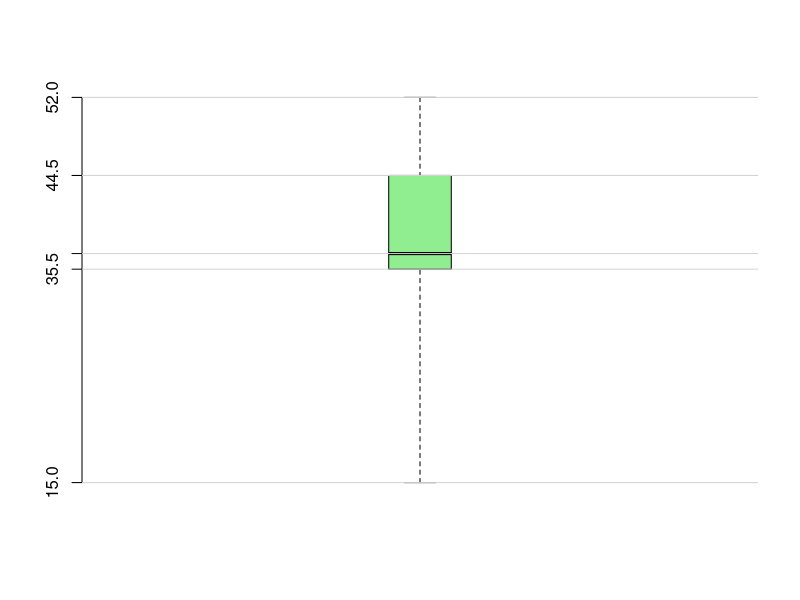
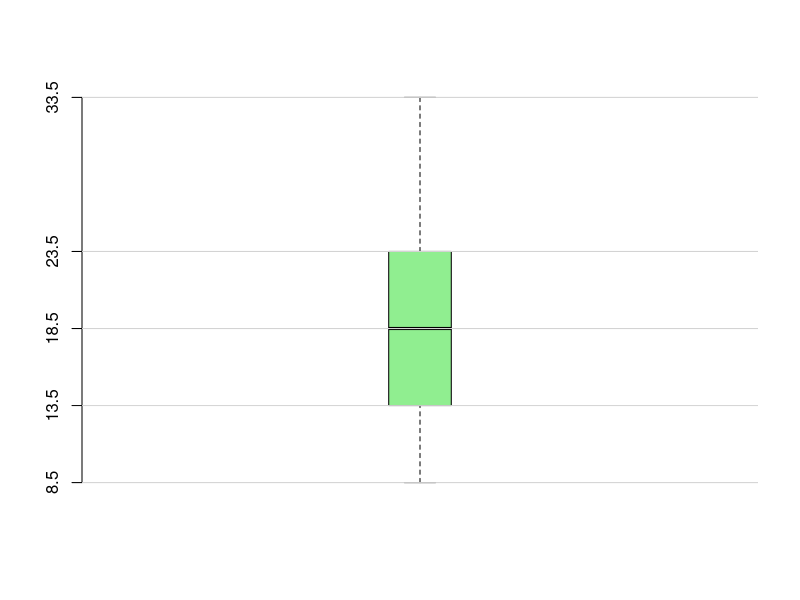
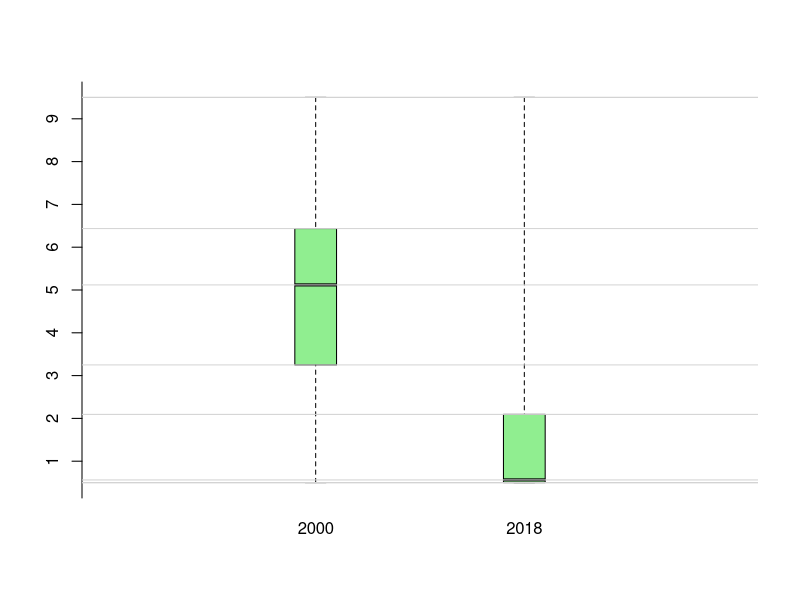
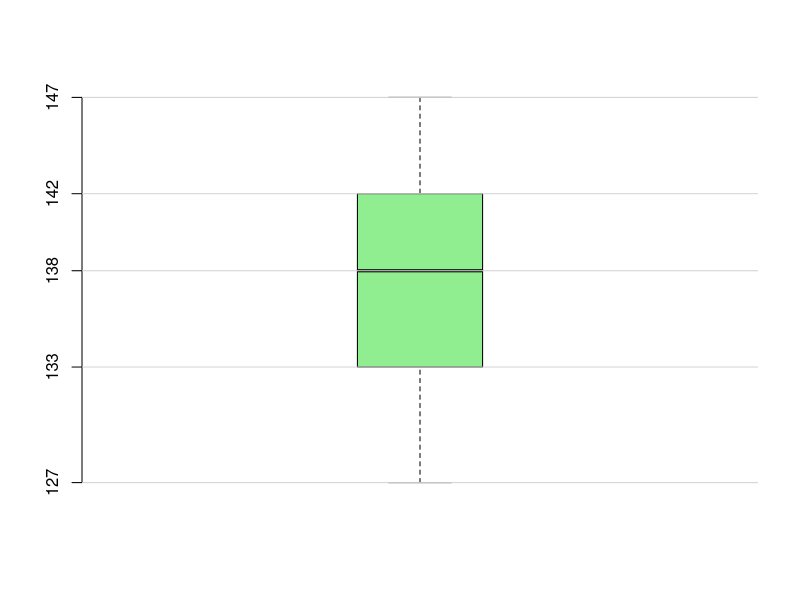

Write R code to recreate these figures, in order.
## ---- chunk 1
knitr::opts_chunk$set(echo = TRUE)
## ---- chunk 2
groupedQuantile <- function(breaks, distribution, p){
  distribution.cumsum <- cumsum(distribution)
  Np <- sum(distribution) * p
  
  for(i in 2:length(distribution.cumsum)) {
    if( distribution.cumsum[i-1] <= Np && distribution.cumsum[i] >= Np ){
      e <- breaks[i-1]
      d <- breaks[i] - breaks[i-1]
      f <- distribution[i]
      Fi <- distribution.cumsum[i-1]
      
      return(e + d / f * (Np - Fi))
    }
  }
  
  return((breaks[1] + breaks[2]) / 2)
}
## ---- chunk 3
traveledDistance <- c(39, 35, 25, 37, 15, 36, 50, 52, 37, 51, 39)
traveledDistance.boxplot <- boxplot(traveledDistance, plot = FALSE, range = 0) 
traveledDistance.plotvalues <- c(traveledDistance.boxplot$stats) 
names(traveledDistance.plotvalues) <- c("Minimum", "p0.25", "Median", "p0.75", "Maximum")
traveledDistance.plotvalues
## ---- chunk 4
boxplot(traveledDistance, col="lightgreen", axes = FALSE, boxwex=0.2, range = 0)
axis(2, at = traveledDistance.plotvalues)
abline(h = traveledDistance.plotvalues, col = "lightgray")
## ---- chunk 5
generic.breaks <- c(1, 6, 11, 16, 21, 26, 31, 36)
generic.breaks.length <- length(generic.breaks)
generic.c <- c(0, 4, 24, 40, 20, 4, 8)
generic.xi <- (generic.breaks[1:generic.breaks.length-1] + generic.breaks[2:generic.breaks.length]) / 2
generic.boxplot.data <- rep(generic.xi, times = generic.c)

generic.boxplot <- boxplot(generic.boxplot.data, plot = FALSE, range = 0) 
generic.boxplot.stats <- c(generic.boxplot$stats) 
names(generic.boxplot.stats) <- c("Minimum", "p0.25", "Median", "p0.75", "Maximum")

generic.xi
generic.boxplot.stats
## ---- chunk 6
boxplot(generic.boxplot.data, col="lightgreen", axes = FALSE, boxwex=0.2, range = 0)
axis(2, at = generic.boxplot.stats)
abline(h = generic.boxplot.stats, col = "lightgray")
## ---- chunk 7
rats.a <- c(99, 103, 106, 93, 98)
rats.b <- c(9.6, 10.2, 10.1, 9.7, 11.6)
rats.a.mean <- sum(rats.a) / length(rats.a)
rats.b.mean <- sum(rats.b) / length(rats.b)
rats.a.var <- sum((rats.a - rats.a.mean)^2) / length(rats.a)
rats.b.var <- sum((rats.b - rats.b.mean)^2) / length(rats.b)
rats.a.sd <- sqrt(rats.a.var)
rats.b.sd <- sqrt(rats.b.var)
rats.a.cv <- rats.a.sd / rats.a.mean
rats.b.cv <- rats.b.sd / rats.b.mean

names(rats.a.cv) <- c("Cv [%] for A")
names(rats.b.cv) <- c("Cv [%] for B")

c(rats.a.cv, rats.b.cv) * 100
## ---- chunk 8
pupils.original <- rep(74, times = 28)
pupils.after <- c(rep(74, times = 27), 50)

pupils.result <- c(mean(pupils.original), mean(pupils.after))
pupils.result <- c(pupils.result, 
                   round(pupils.result[2] / pupils.result[1] * 100, 2))
names(pupils.result) <- c("Davor", "Danach", "Änderung [%]")
## ---- chunk 9
pupils.result
## ---- chunk 10
radio.breaks <- c(0, 1, 2, 3, 4, 5, 6, 7, 8, 9, 10)
radio.2000 <- c(5, 3, 10, 9, 13, 18, 21, 27, 10, 5)
radio.2018 <- c(35, 24 ,13, 8, 9, 4, 2, 0, 0, 2)
radio.xi <- (radio.breaks[1:length(radio.breaks)-1] + 
               radio.breaks[2:length(radio.breaks)]) / 2
radio.2000.mean <- sum(radio.2000 * radio.xi) / sum(radio.2000)
radio.2018.mean <- sum(radio.2018 * radio.xi) / sum(radio.2018)

radio.2000.median <- groupedQuantile(radio.breaks, radio.2000, 0.5)
radio.2018.median <- groupedQuantile(radio.breaks, radio.2018, 0.5)

radio.2000.var <- sum((radio.2000 * radio.xi - radio.2000.mean)^2) / sum(radio.2000)
radio.2018.var <- sum((radio.2018 * radio.xi - radio.2018.mean)^2) / sum(radio.2018)

radio.2000.sd <- sqrt(radio.2000.var)
radio.2018.sd <- sqrt(radio.2018.var)

radio.2000.quater <- groupedQuantile(radio.breaks, radio.2000, 0.75)
radio.2018.quater <- groupedQuantile(radio.breaks, radio.2018, 0.75)

radio.2000.boxplot.data <- c(
  min(radio.xi), max(radio.xi), radio.2000.median, 
  groupedQuantile(radio.breaks, radio.2000, 0.25),
  groupedQuantile(radio.breaks, radio.2000, 0.75)
)

radio.2018.boxplot.data <- c(
  min(radio.xi), max(radio.xi), radio.2018.median, 
  groupedQuantile(radio.breaks, radio.2018, 0.25),
  groupedQuantile(radio.breaks, radio.2018, 0.75)
)

radio.2000.boxplot.stats <- boxplot(
  radio.2000.boxplot.data, plot = FALSE, range = 0)$stats
radio.2018.boxplot.stats <- boxplot(
  radio.2018.boxplot.data, plot = FALSE, range = 0)$stats

radio.data <- data.frame(
  "Radio 2000" = c("Mittelwert" = radio.2000.mean, 
                   "Median" = radio.2000.median,
                   "Modale Klasse" = 8, 
                   "SD" = radio.2000.sd, 
                   "25% liegen über" = radio.2000.quater),
  "Radio 2018" = c("Mittelwert" = radio.2018.mean, 
                   "Median" = radio.2018.median,
                   "Modale Klasse" = 1, 
                   "SD" = radio.2018.sd, 
                   "25% liegen über" = radio.2018.quater)
)

## ---- chunk 11
radio.data
## ---- chunk 12
boxplot(radio.2000.boxplot.data, col="lightgreen", axes = FALSE, boxwex=0.4, 
        range = 0, xlim = c(1, 4), at=2)
boxplot(radio.2018.boxplot.data, col="lightgreen", boxwex=0.4, axes = FALSE, 
        range = 0, add = TRUE, at=3)
axis(1, at = c(2, 3), labels = c("2000", "2018"), tick = FALSE)
axis(2, at = 0:(max(c(radio.2000.boxplot.stats, radio.2018.boxplot.stats)) + 1))
       #c(radio.2000.boxplot.stats, radio.2018.boxplot.stats))
abline(h = c(radio.2000.boxplot.stats, radio.2018.boxplot.stats), col = "lightgray")
## ---- chunk 13
haemoglobin.min <- 127
haemoglobin.max <- 147
haemoglobin.firstquarter <- 133
haemoglobin.thirdquarter <- 142
haemoglobin.median <- 138

haemoglobin.data <- data.frame(
  "Hämoglobin" = c(
    "Min" = haemoglobin.min,
    "Max" = haemoglobin.max,
    "Median" = haemoglobin.median,
    "25%" = haemoglobin.firstquarter,
    "75%" = haemoglobin.thirdquarter,
    "60% liegen über" = 136
  )
)

haemoglobin.boxplot.data <- c(
    "Min" = haemoglobin.min,
    "Max" = haemoglobin.max,
    "Median" = haemoglobin.median,
    "25" = haemoglobin.firstquarter,
    "75" = haemoglobin.thirdquarter
)

haemoglobin.data
## ---- chunk 14
boxplot(haemoglobin.boxplot.data, axes = FALSE, range = 0, boxwex = 0.4, col = "lightgreen")
axis(2, at=haemoglobin.boxplot.data)
abline(h = haemoglobin.boxplot.data, col = "lightgray")
